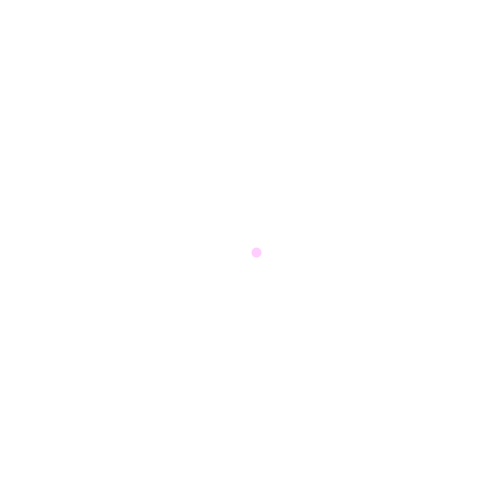
Frame 1 (no input)
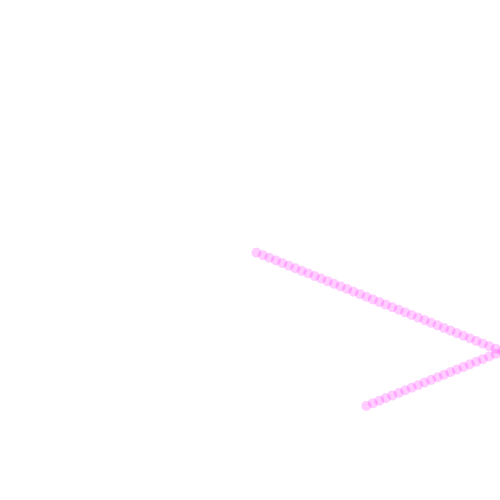
Frame 60 (the mouse pressed at the canvas centre just before this capture)
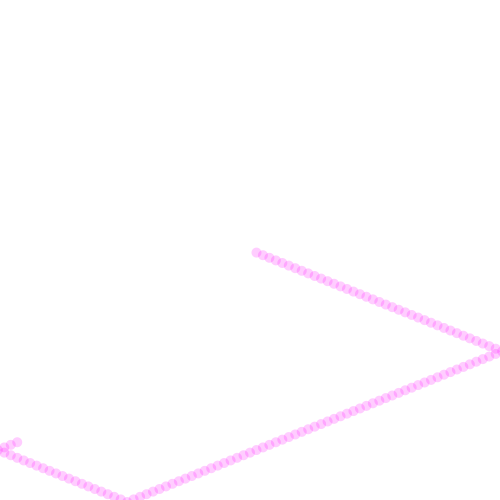
Frame 120 (the mouse held since frame 60 and released just before this capture)

The Processing sketch that drew these frames (run headless with seeded random() and noise(); from frame 60 on, the mouse is pressed at the canvas centre):

// Processing sketch: bouncing_paint
// ── bouncing_paint.pde
//create global variables for x position, y position, x speed and y speed
float x, xSpeed, y, ySpeed;
color ballColor;

void setup(){
  //set the size of the canvas
  size(500,500);
  //initialize the variables
  //ball starts in the center
  x = width/2;
  y = height/2;
  
  //give the ball and inital random direction
  xSpeed = random(10);
  ySpeed = random(10);
  
  //set the ball color
  ballColor = color(255,0,255, 50);
}

void draw(){
  //set the background pixels to be filled with white before turning the backgorund clearning off
  if(frameCount<2){
    background(255);
  }
  
  //check if the ball has reached the edges of the window, if so, turn around
  if(x < 0 || x>width){
    xSpeed *= -1;
  }
   if(y < 0 || y>height){
    ySpeed *= -1;
  }
  
  //add the speeds to the positions to move the ball
  x+=xSpeed;
  y+=ySpeed;
  
  
  //draw the ball
  noStroke();
  //Use our ball color to set the fill
  fill(ballColor);
  ellipse(x,y,10,10);
  
}

void keyPressed(){
  //if i press spacebar, give me a new speed and direction
 if(key == ' '){
  xSpeed = random(10);
  ySpeed = random(10);
 } 
 //if i press c give me a new color
 if(key == 'c'){
   ballColor = color(random(100,255),random(255),random(100,255),50);
 }
}
